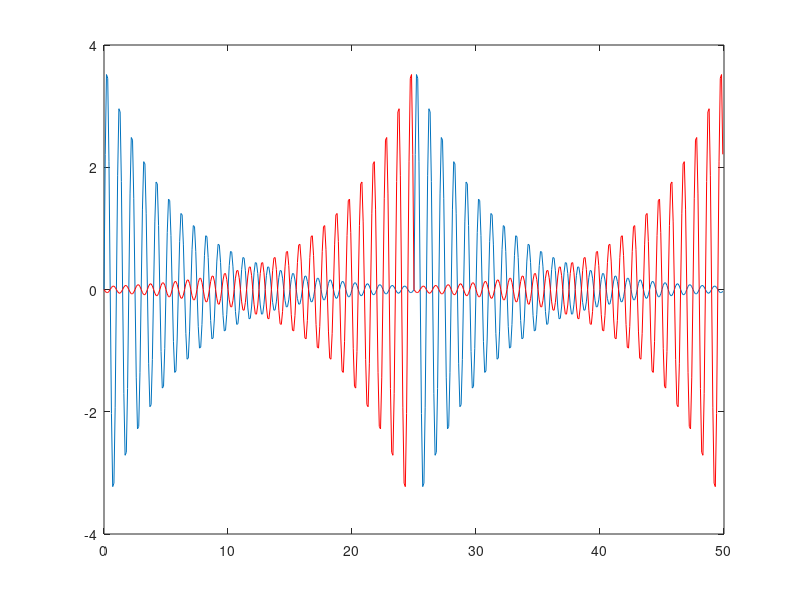

Reproduce this figure in MATLAB. (Note: this script raises an error after producing the figure.)
% script for ramped and damped sinusoids 
% from RD Patterson
% JASA 96(3):1412

power2 = 2;        % determines halflife in msec and amplitude
c = -.693147;      % scaling constant
T = 25;            % rep period in msec
w = 2*pi*1000;     % freq in radians
hl = 2^power2;     % half life in msec
A = 1 + power2*sqrt(2);
                   % amplitude needs to be increased
                   % by sqrt(2)
                   % each time the half-life is doubled

% for one damped or ramped rep:
i = 0;
time = 0:.1:T-.1;    % time in msec
for t = time
   i = i+1;
   damp(i) = A * exp(c*t/hl)*sin(w*t/1000);
   ramp(i) = A * exp(c*(T-t)/hl)*sin(w*(T-t)/1000);
end

% to see two cycles:

damp = [damp damp];
ramp = [ramp ramp];
totaltime = 0:.1:(2*T)-.1;
plot(totaltime,damp);
hold on
plot(totaltime,ramp,'r');

% calculate ERB filter bank coefficients
% 10000 Hz sampling rate
% 80 filters
% lowest freq = 100 Hz

[forward, feedback]=ERBfilt(10000,80,100);

% do the filtering
yramp = filtbank(forward,feedback,ramp);
ydamp = filtbank(forward,feedback,damp);

% plot damped version
figure
for i = 1:80
  plot(ydamp(i,:)-(i*.1*power2));
  hold on
end

% plot ramped version
figure
for i = 1:80
  plot(yramp(i,:)-(i*power2*.1));
  hold on
end

% plot one of each at freq slightly above CF
figure
plot(yramp(10,:))
hold on
plot(ydamp(10,:),'r')

% plot peak-to-peak values
figure
plot(abs(yramp(10,:)))
hold on
plot(abs(ydamp(10,:)),'r')


% to test filterbank on noise
 numChannels = 0;
 lowFreq = 1000;
 fs = 30000;
 fftpts=1024;

 [forward, feedback, cf]=ERBfilt3(fs,numChannels,lowFreq);
 x = r_noi('e:\kip\noisetc\t30\forward.t30');
 y = filtbank(forward,feedback,x);
 % channels 4 to 15 are of interest here
 figure
response = 20*log10(abs(fft(y',fftpts)));
freqScale = (0:fftpts-1)/fftpts*fs;
axis([2 4 -70 10]);
semilogx(freqScale(1:fftpts/2),response(1:fftpts/2,:));
 
 

 % to test ERB filter bank on impulse:
 numChannels = 0;
 lowFreq = 1000;
 fs = 30000;
 fftpts=1024;

impulse = [1 zeros(1,1023)];
[ERBforward,ERBfeedback,cf] = ERBfilt3(fs,numChannels,lowFreq);
y = filtbank(ERBforward,ERBfeedback,impulse);
figure
response = 20*log10(abs(fft(y',fftpts)));
freqScale = (0:fftpts-1)/fftpts*fs;
axis([2 4 -70 10]);
semilogx(freqScale(1:fftpts/2),response(1:fftpts/2,:));
